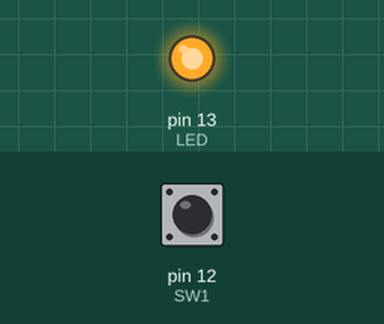
The sketch below on a simulated Arduino Uno, built with avr-gcc and run on an emulated ATmega328P. On the bench: output pins drawn as LEDs (lit = HIGH). The test bench sets the inputs (shaded band); at power-on: pin 12 (SW1) HIGH. What the sketch prints to the serial monitor is not drawn. At 4.5 s the program stops and its outputs stay as they are.

Above: at 1.2 s.
1.3 s: pin 12 (SW1) pulled LOW for 0.15 s
At 5.5 s:
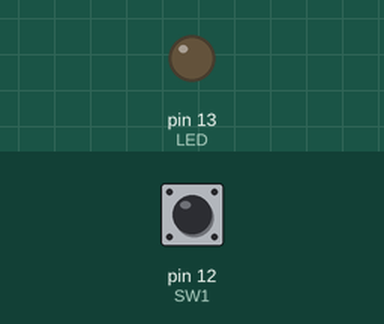
Timing chart, 0 to 6.0 s (numbered marks = the images above; inputs shaded):
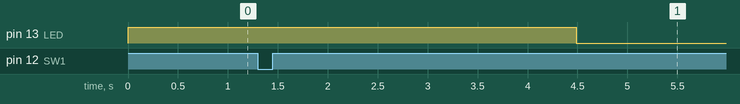

Measured:
- after the input at 1.3 s, pin 13 (LED): HIGH → LOW after 3.2 s

The sketch:

switchOnDelay.ino
```cpp
// Debouncing a push button V4
// p.191 Franzis Arduino Tutorial Kit Manual

int i = 0;
int SW1 = 12;
int LED = 13;
byte flag = 0;
byte value_1, value_2 = 0;

void setup() {
  Serial.begin(9600);
  pinMode(SW1, INPUT);
  digitalWrite(SW1, HIGH);
  pinMode(LED, OUTPUT);
    digitalWrite(LED, HIGH);
  Serial.println("Switch on delay");
}

void loop() {
  value_1 = digitalRead(SW1);
  if (!value_1){
    delay(50);
    value_2 = digitalRead(SW1);
    if (!value_2){
      flag=1;
      do{
      }while(!digitalRead(SW1));
    }
  }
  if (flag==1)i++;
  if(i>3000){
    digitalWrite(LED, LOW);
    while(1);
  }
  delay(1);
}
```
